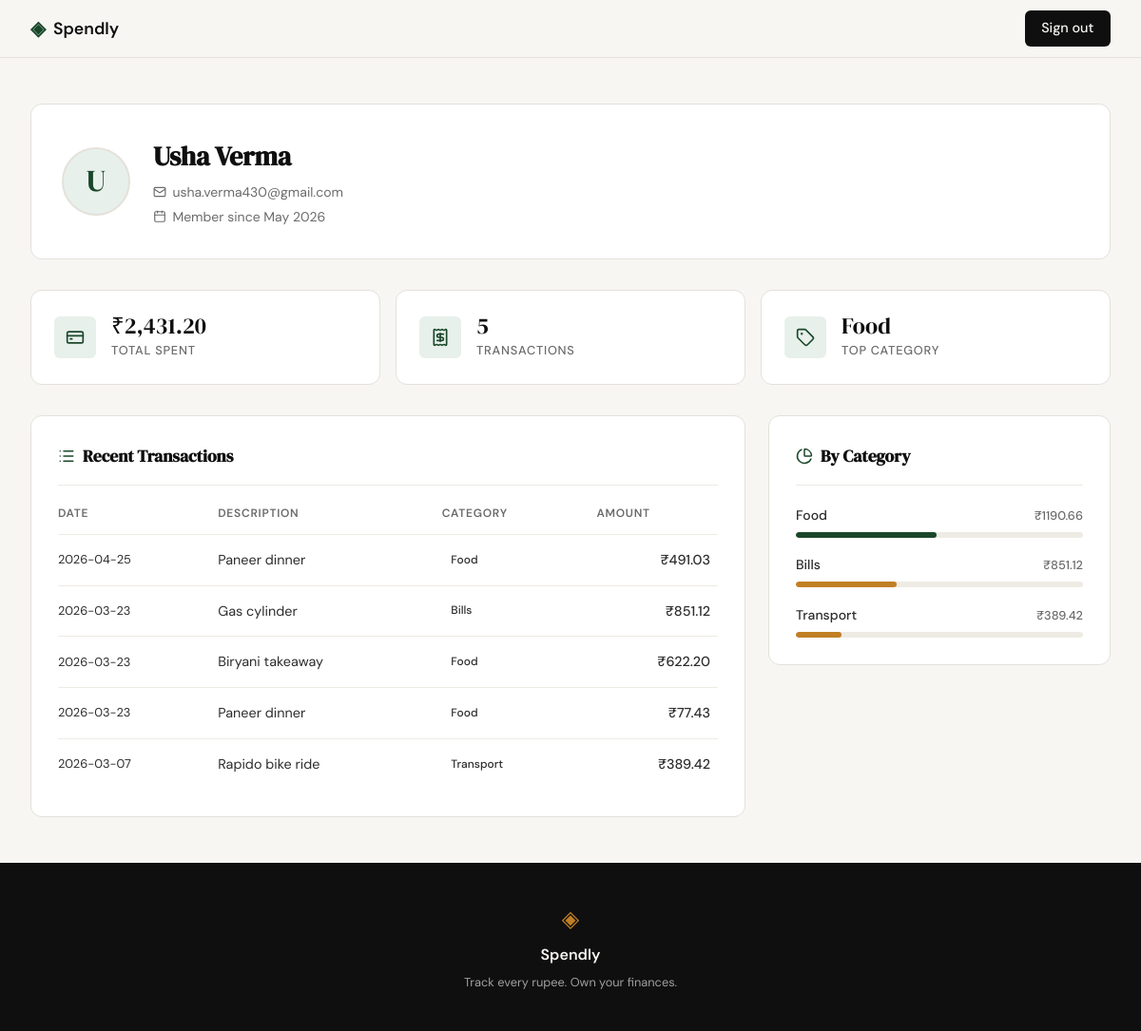
Screenshot of /profile (signed in) with the database file from the repository.
### tables this page shows
CREATE TABLE users (
            id            INTEGER PRIMARY KEY AUTOINCREMENT,
            name          TEXT    NOT NULL,
            email         TEXT    UNIQUE NOT NULL,
            password_hash TEXT    NOT NULL,
            created_at    TEXT    DEFAULT (datetime('now'))
        );

CREATE TABLE expenses (
            id          INTEGER PRIMARY KEY AUTOINCREMENT,
            user_id     INTEGER NOT NULL,
            amount      REAL    NOT NULL,
            category    TEXT    NOT NULL,
            date        TEXT    NOT NULL,
            description TEXT,
            created_at  TEXT    DEFAULT (datetime('now')),
            FOREIGN KEY (user_id) REFERENCES users(id)
        );

### app.py (the view)
@app.route("/profile")
def profile():
    if not session.get("user_id"):
        return redirect(url_for("login"))
    uid  = session["user_id"]
    user = get_user_by_id(uid)
    s    = get_summary_stats(uid)
    stats = [
        {"label": "Total Spent",  "value": f"₹{s['total_spent']:,.2f}", "icon": "credit-card"},
        {"label": "Transactions", "value": str(s["transaction_count"]),  "icon": "receipt"},
        {"label": "Top Category", "value": s["top_category"],            "icon": "tag"},
    ]
    return render_template(
        "profile.html",
        user=user,
        stats=stats,
        transactions=get_recent_transactions(uid),
        categories=get_category_breakdown(uid),
    )

### database/db.py (called while the page is built)
def get_db():
    db_path = os.path.join(os.path.dirname(os.path.abspath(__file__)), '..', 'spendly.db')
    conn = sqlite3.connect(db_path)
    conn.row_factory = sqlite3.Row
    conn.execute("PRAGMA foreign_keys = ON")
    return conn

### database/queries.py (called while the page is built)
def get_user_by_id(user_id):
    conn = get_db()
    row = conn.execute("SELECT * FROM users WHERE id = ?", (user_id,)).fetchone()
    conn.close()
    if row is None:
        return None
    dt = datetime.strptime(row["created_at"], "%Y-%m-%d %H:%M:%S")
    return {
        "name": row["name"],
        "email": row["email"],
        "member_since": dt.strftime("%B %Y"),
    }

def get_summary_stats(user_id):
    conn = get_db()
    agg = conn.execute(
        "SELECT COALESCE(SUM(amount), 0.0) AS total, COUNT(*) AS cnt"
        " FROM expenses WHERE user_id = ?",
        (user_id,),
    ).fetchone()
    top = conn.execute(
        "SELECT category FROM expenses WHERE user_id = ?"
        " GROUP BY category ORDER BY SUM(amount) DESC LIMIT 1",
        (user_id,),
    ).fetchone()
    conn.close()
    return {
        "total_spent": agg["total"],
        "transaction_count": agg["cnt"],
        "top_category": top["category"] if top else "—",
    }

def get_recent_transactions(user_id, limit=10):
    conn = get_db()
    rows = conn.execute(
        "SELECT date, description, category, amount FROM expenses"
        " WHERE user_id = ? ORDER BY date DESC, id DESC LIMIT ?",
        (user_id, limit),
    ).fetchall()
    conn.close()
    return [
        {
            "date": r["date"],
            "description": r["description"],
            "category": r["category"],
            "amount": f"{r['amount']:.2f}",
        }
        for r in rows
    ]

### templates/profile.html (shortened to what this page needs)
{% extends "base.html" %}
{% block head %}
<link rel="stylesheet" href="{{ url_for('static', filename='css/profile.css') }}">
{% endblock %}
{% block content %}
<section class="profile-section">
  <div class="profile-container">
    <div class="profile-header">
      <div class="profile-header-inner">
        <div class="avatar">{{ user.name[0] | upper }}</div>
        <div class="profile-meta">
          <h1>{{ user.name }}</h1>
          <p class="profile-email">
            <i data-lucide="mail"></i>
            {{ user.email }}
          </p>
          <p class="profile-since">
            <i data-lucide="calendar"></i>
            Member since {{ user.member_since }}
          </p>
        </div>
      </div>
    </div>
    <div class="stats-row">
      {% for stat in stats %}
      <div class="stat-tile">
        <div class="stat-icon">
          <i data-lucide="{{ stat.icon }}"></i>
        </div>
        <div>
          <div class="stat-value">{{ stat.value }}</div>
          <div class="stat-label">{{ stat.label }}</div>
        </div>
      </div>
      {% endfor %}
    </div>
    <div class="profile-body">
      <div class="profile-card">
        <h2 class="profile-card-title">
          <i data-lucide="list"></i>
          Recent Transactions
        </h2>
        <div class="tx-table-wrap">
          <table class="tx-table">
            <thead>
              <tr>
                <th>Date</th>
                <th>Description</th>
                <th>Category</th>
                <th class="amount-col">Amount</th>
              </tr>
            </thead>
            <tbody>
              {% for tx in transactions %}
              <tr>
                <td class="tx-date">{{ tx.date }}</td>
                <td>{{ tx.description }}</td>
                <td>
                  <span class="category-badge badge-{{ tx.category }}">
                    {{ tx.category | capitalize }}
                  </span>
                </td>
                <td class="amount-col">₹{{ tx.amount }}</td>
              </tr>
              {% endfor %}
            </tbody>
          </table>
        </div>
      </div>
      <div class="profile-card">
        <h2 class="profile-card-title">
          <i data-lucide="pie-chart"></i>
          By Category
        </h2>
        <div class="cat-list">
          {% for cat in categories %}
          <div class="cat-row">
            <div class="cat-header">
              <span class="cat-name">{{ cat.name }}</span>
              <span class="cat-amount">₹{{ cat.amount }}</span>
            </div>
            <div class="cat-bar-track">
              <div class="cat-bar cat-bar-{{ cat.slug }}" style="width: {{ cat.pct }}%"></div>
            </div>
          </div>
          {% endfor %}
        </div>
      </div>
    </div>
  </div>
</section>
{% endblock %}

### static/css/style.css (style rules this page uses)
:root { --ink: #0f0f0f; --ink-soft: #2d2d2d; --ink-muted: #6b6b6b; --ink-faint: #a0a0a0; --paper: #f7f6f3; --paper-warm: #f0ede6; --paper-card: #ffffff; --accent: #1a472a; --accent-light: #e8f0eb; --accent-2: #c17f24; --accent-2-light: #fdf3e3; --danger: #c0392b; --danger-light: #fdecea; --border: #e4e1da; --border-soft: #eeebe4; --font-display: 'DM Serif Display', Georgia, serif; --font-body: 'DM Sans', system-ui, sans-serif; --max-width: 1200px; --auth-width: 440px; --radius-sm: 6px; --radius-md: 12px; --radius-lg: 20px; }
*, *::before, *::after { box-sizing: border-box; margin: 0; padding: 0; }
html { font-size: 16px; scroll-behavior: smooth; }
body { background: var(--paper); color: var(--ink); font-family: var(--font-body); font-size: 1rem; line-height: 1.6; -webkit-font-smoothing: antialiased; }

### rows the page displays
users: name "U", name "Usha Verma", email "usha.verma430@gmail.com"
expenses: date "2026-04-25", description "Paneer dinner", category "Food", amount "491.03"
expenses: date "2026-03-23", description "Gas cylinder", category "Bills", amount "851.12", name "Bills", {{ cat.pct }} 35 (drawn)
expenses: date "2026-03-23", description "Biryani takeaway", category "Food", amount "622.20"
expenses: date "2026-03-23", description "Paneer dinner", category "Food", amount "77.43"
expenses: date "2026-03-07", description "Rapido bike ride", category "Transport", amount "389.42", name "Transport", {{ cat.pct }} 16 (drawn)

### other values shown
{{ user.member_since }} "May 2026"
{{ stat.value }} "₹2,431.20" "5" "Food"
{{ stat.label }} "TOTAL SPENT" "TRANSACTIONS" "TOP CATEGORY"
{{ cat.name }} "Food"
{{ cat.amount }} "1190.66"
